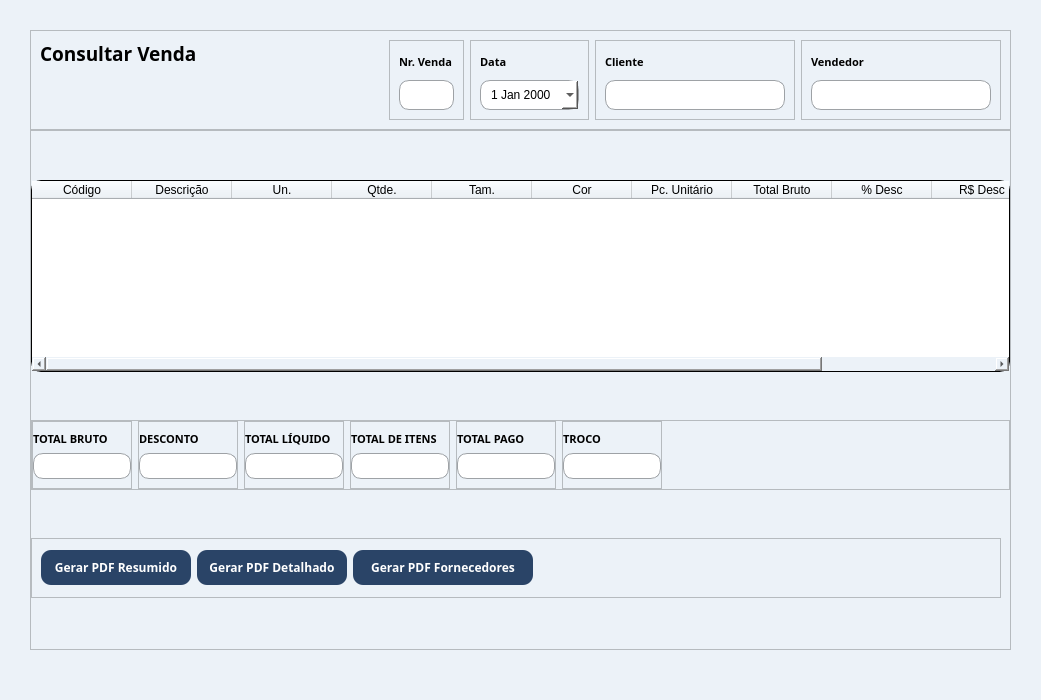
<?xml version="1.0" encoding="UTF-8"?>
<ui version="4.0">
 <class>VendasEdit</class>
 <widget class="QWidget" name="VendasEdit">
  <property name="geometry">
   <rect>
    <x>0</x>
    <y>0</y>
    <width>1041</width>
    <height>700</height>
   </rect>
  </property>
  <property name="minimumSize">
   <size>
    <width>900</width>
    <height>700</height>
   </size>
  </property>
  <property name="windowTitle">
   <string>Form</string>
  </property>
  <property name="styleSheet">
   <string notr="true">QWidget{
	background-color: rgb(236, 242, 248);
}
</string>
  </property>
  <layout class="QGridLayout" name="gridLayout">
   <property name="leftMargin">
    <number>30</number>
   </property>
   <property name="topMargin">
    <number>30</number>
   </property>
   <property name="rightMargin">
    <number>30</number>
   </property>
   <property name="bottomMargin">
    <number>30</number>
   </property>
   <property name="spacing">
    <number>0</number>
   </property>
   <item row="0" column="0">
    <widget class="QFrame" name="frame_5">
     <property name="sizePolicy">
      <sizepolicy hsizetype="Preferred" vsizetype="Expanding">
       <horstretch>0</horstretch>
       <verstretch>0</verstretch>
      </sizepolicy>
     </property>
     <property name="maximumSize">
      <size>
       <width>16777215</width>
       <height>100</height>
      </size>
     </property>
     <property name="frameShape">
      <enum>QFrame::StyledPanel</enum>
     </property>
     <property name="frameShadow">
      <enum>QFrame::Raised</enum>
     </property>
     <layout class="QGridLayout" name="gridLayout_4">
      <item row="0" column="0">
       <widget class="QLabel" name="label_3">
        <property name="sizePolicy">
         <sizepolicy hsizetype="Expanding" vsizetype="Preferred">
          <horstretch>0</horstretch>
          <verstretch>0</verstretch>
         </sizepolicy>
        </property>
        <property name="maximumSize">
         <size>
          <width>300</width>
          <height>16777215</height>
         </size>
        </property>
        <property name="font">
         <font>
          <family>Raleway</family>
          <pointsize>14</pointsize>
          <weight>75</weight>
          <bold>true</bold>
         </font>
        </property>
        <property name="text">
         <string>Consultar Venda</string>
        </property>
        <property name="alignment">
         <set>Qt::AlignLeading|Qt::AlignLeft|Qt::AlignTop</set>
        </property>
       </widget>
      </item>
      <item row="0" column="1">
       <spacer name="horizontalSpacer_4">
        <property name="orientation">
         <enum>Qt::Horizontal</enum>
        </property>
        <property name="sizeHint" stdset="0">
         <size>
          <width>40</width>
          <height>20</height>
         </size>
        </property>
       </spacer>
      </item>
      <item row="0" column="3">
       <widget class="QFrame" name="frame_13">
        <property name="minimumSize">
         <size>
          <width>0</width>
          <height>70</height>
         </size>
        </property>
        <property name="maximumSize">
         <size>
          <width>150</width>
          <height>16777215</height>
         </size>
        </property>
        <property name="frameShape">
         <enum>QFrame::StyledPanel</enum>
        </property>
        <property name="frameShadow">
         <enum>QFrame::Raised</enum>
        </property>
        <layout class="QGridLayout" name="gridLayout_12">
         <item row="0" column="0">
          <widget class="QLabel" name="label_10">
           <property name="font">
            <font>
             <family>Raleway</family>
             <pointsize>8</pointsize>
             <weight>75</weight>
             <bold>true</bold>
            </font>
           </property>
           <property name="text">
            <string>Data</string>
           </property>
          </widget>
         </item>
         <item row="1" column="0">
          <widget class="QDateEdit" name="input_data_2">
           <property name="minimumSize">
            <size>
             <width>0</width>
             <height>30</height>
            </size>
           </property>
           <property name="maximumSize">
            <size>
             <width>16777215</width>
             <height>30</height>
            </size>
           </property>
           <property name="styleSheet">
            <string notr="true">QDateEdit {
	background-color:white;
	border-radius: 10px;
	border: 1px solid rgb(158, 162, 166);
	padding-left: 8px;
}</string>
           </property>
           <property name="readOnly">
            <bool>true</bool>
           </property>
           <property name="calendarPopup">
            <bool>true</bool>
           </property>
          </widget>
         </item>
        </layout>
       </widget>
      </item>
      <item row="0" column="5">
       <widget class="QFrame" name="frame_12">
        <property name="minimumSize">
         <size>
          <width>200</width>
          <height>70</height>
         </size>
        </property>
        <property name="maximumSize">
         <size>
          <width>200</width>
          <height>16777215</height>
         </size>
        </property>
        <property name="frameShape">
         <enum>QFrame::StyledPanel</enum>
        </property>
        <property name="frameShadow">
         <enum>QFrame::Raised</enum>
        </property>
        <layout class="QGridLayout" name="gridLayout_11">
         <item row="1" column="0">
          <widget class="QLineEdit" name="input_cliente">
           <property name="sizePolicy">
            <sizepolicy hsizetype="Expanding" vsizetype="Expanding">
             <horstretch>0</horstretch>
             <verstretch>0</verstretch>
            </sizepolicy>
           </property>
           <property name="maximumSize">
            <size>
             <width>16777215</width>
             <height>30</height>
            </size>
           </property>
           <property name="font">
            <font>
             <family>Raleway</family>
            </font>
           </property>
           <property name="styleSheet">
            <string notr="true">QLineEdit {
	background-color:white;
	border-radius: 10px;
	border: 1px solid rgb(158, 162, 166);
	padding-left: 20px;
}</string>
           </property>
           <property name="readOnly">
            <bool>true</bool>
           </property>
          </widget>
         </item>
         <item row="0" column="0">
          <widget class="QLabel" name="label_9">
           <property name="font">
            <font>
             <family>Raleway</family>
             <pointsize>8</pointsize>
             <weight>75</weight>
             <bold>true</bold>
            </font>
           </property>
           <property name="text">
            <string>Cliente</string>
           </property>
          </widget>
         </item>
        </layout>
       </widget>
      </item>
      <item row="0" column="2">
       <widget class="QFrame" name="frame_14">
        <property name="sizePolicy">
         <sizepolicy hsizetype="Expanding" vsizetype="Preferred">
          <horstretch>0</horstretch>
          <verstretch>0</verstretch>
         </sizepolicy>
        </property>
        <property name="minimumSize">
         <size>
          <width>75</width>
          <height>70</height>
         </size>
        </property>
        <property name="maximumSize">
         <size>
          <width>75</width>
          <height>16777215</height>
         </size>
        </property>
        <property name="frameShape">
         <enum>QFrame::StyledPanel</enum>
        </property>
        <property name="frameShadow">
         <enum>QFrame::Raised</enum>
        </property>
        <layout class="QGridLayout" name="gridLayout_20">
         <item row="0" column="0">
          <widget class="QLabel" name="label_17">
           <property name="font">
            <font>
             <family>Raleway</family>
             <pointsize>8</pointsize>
             <weight>75</weight>
             <bold>true</bold>
            </font>
           </property>
           <property name="text">
            <string>Nr. Venda</string>
           </property>
          </widget>
         </item>
         <item row="1" column="0">
          <widget class="QLineEdit" name="input_nrVenda_2">
           <property name="sizePolicy">
            <sizepolicy hsizetype="Expanding" vsizetype="Expanding">
             <horstretch>0</horstretch>
             <verstretch>0</verstretch>
            </sizepolicy>
           </property>
           <property name="maximumSize">
            <size>
             <width>16777215</width>
             <height>30</height>
            </size>
           </property>
           <property name="font">
            <font>
             <family>Raleway</family>
            </font>
           </property>
           <property name="styleSheet">
            <string notr="true">QLineEdit {
	background-color:white;
	border-radius: 10px;
	border: 1px solid rgb(158, 162, 166);
	padding-left: 20px;
}</string>
           </property>
           <property name="readOnly">
            <bool>true</bool>
           </property>
          </widget>
         </item>
        </layout>
       </widget>
      </item>
      <item row="0" column="6">
       <widget class="QFrame" name="frame_15">
        <property name="minimumSize">
         <size>
          <width>200</width>
          <height>70</height>
         </size>
        </property>
        <property name="maximumSize">
         <size>
          <width>200</width>
          <height>16777215</height>
         </size>
        </property>
        <property name="frameShape">
         <enum>QFrame::StyledPanel</enum>
        </property>
        <property name="frameShadow">
         <enum>QFrame::Raised</enum>
        </property>
        <layout class="QGridLayout" name="gridLayout_22">
         <item row="1" column="0">
          <widget class="QLineEdit" name="input_vendedor">
           <property name="sizePolicy">
            <sizepolicy hsizetype="Expanding" vsizetype="Expanding">
             <horstretch>0</horstretch>
             <verstretch>0</verstretch>
            </sizepolicy>
           </property>
           <property name="maximumSize">
            <size>
             <width>16777215</width>
             <height>30</height>
            </size>
           </property>
           <property name="font">
            <font>
             <family>Raleway</family>
            </font>
           </property>
           <property name="styleSheet">
            <string notr="true">QLineEdit {
	background-color:white;
	border-radius: 10px;
	border: 1px solid rgb(158, 162, 166);
	padding-left: 20px;
}</string>
           </property>
           <property name="readOnly">
            <bool>true</bool>
           </property>
          </widget>
         </item>
         <item row="0" column="0">
          <widget class="QLabel" name="label_19">
           <property name="font">
            <font>
             <family>Raleway</family>
             <pointsize>8</pointsize>
             <weight>75</weight>
             <bold>true</bold>
            </font>
           </property>
           <property name="text">
            <string>Vendedor</string>
           </property>
          </widget>
         </item>
        </layout>
       </widget>
      </item>
     </layout>
    </widget>
   </item>
   <item row="1" column="0">
    <widget class="QFrame" name="frame_8">
     <property name="frameShape">
      <enum>QFrame::StyledPanel</enum>
     </property>
     <property name="frameShadow">
      <enum>QFrame::Raised</enum>
     </property>
     <layout class="QGridLayout" name="gridLayout_9">
      <property name="leftMargin">
       <number>0</number>
      </property>
      <property name="rightMargin">
       <number>0</number>
      </property>
      <property name="horizontalSpacing">
       <number>9</number>
      </property>
      <property name="verticalSpacing">
       <number>8</number>
      </property>
      <item row="0" column="0" colspan="2">
       <widget class="QTableWidget" name="table">
        <property name="sizePolicy">
         <sizepolicy hsizetype="Expanding" vsizetype="Maximum">
          <horstretch>0</horstretch>
          <verstretch>0</verstretch>
         </sizepolicy>
        </property>
        <property name="minimumSize">
         <size>
          <width>0</width>
          <height>100</height>
         </size>
        </property>
        <property name="font">
         <font>
          <family>Raleway</family>
          <weight>75</weight>
          <bold>true</bold>
         </font>
        </property>
        <property name="styleSheet">
         <string notr="true">QTableWidget{
	background-color: rgb(255, 255, 255);
	border-radius: 10px;
	border: 1px solid black;
}</string>
        </property>
        <property name="editTriggers">
         <set>QAbstractItemView::DoubleClicked</set>
        </property>
        <attribute name="horizontalHeaderCascadingSectionResizes">
         <bool>false</bool>
        </attribute>
        <attribute name="horizontalHeaderStretchLastSection">
         <bool>true</bool>
        </attribute>
        <attribute name="verticalHeaderVisible">
         <bool>false</bool>
        </attribute>
        <column>
         <property name="text">
          <string>Código</string>
         </property>
        </column>
        <column>
         <property name="text">
          <string>Descrição</string>
         </property>
        </column>
        <column>
         <property name="text">
          <string>Un.</string>
         </property>
        </column>
        <column>
         <property name="text">
          <string>Qtde.</string>
         </property>
        </column>
        <column>
         <property name="text">
          <string>Tam.</string>
         </property>
        </column>
        <column>
         <property name="text">
          <string>Cor</string>
         </property>
        </column>
        <column>
         <property name="text">
          <string>Pc. Unitário</string>
         </property>
        </column>
        <column>
         <property name="text">
          <string>Total Bruto</string>
         </property>
        </column>
        <column>
         <property name="text">
          <string>% Desc</string>
         </property>
        </column>
        <column>
         <property name="text">
          <string>R$ Desc</string>
         </property>
        </column>
        <column>
         <property name="text">
          <string>Total Líquido</string>
         </property>
        </column>
       </widget>
      </item>
      <item row="1" column="0" colspan="2">
       <widget class="QFrame" name="frame_22">
        <property name="sizePolicy">
         <sizepolicy hsizetype="Preferred" vsizetype="Expanding">
          <horstretch>0</horstretch>
          <verstretch>0</verstretch>
         </sizepolicy>
        </property>
        <property name="minimumSize">
         <size>
          <width>0</width>
          <height>70</height>
         </size>
        </property>
        <property name="maximumSize">
         <size>
          <width>16777215</width>
          <height>70</height>
         </size>
        </property>
        <property name="frameShape">
         <enum>QFrame::StyledPanel</enum>
        </property>
        <property name="frameShadow">
         <enum>QFrame::Raised</enum>
        </property>
        <layout class="QGridLayout" name="gridLayout_19">
         <property name="leftMargin">
          <number>0</number>
         </property>
         <property name="topMargin">
          <number>0</number>
         </property>
         <property name="rightMargin">
          <number>0</number>
         </property>
         <property name="bottomMargin">
          <number>0</number>
         </property>
         <item row="0" column="5">
          <widget class="QFrame" name="frame_21">
           <property name="maximumSize">
            <size>
             <width>100</width>
             <height>70</height>
            </size>
           </property>
           <property name="frameShape">
            <enum>QFrame::StyledPanel</enum>
           </property>
           <property name="frameShadow">
            <enum>QFrame::Raised</enum>
           </property>
           <layout class="QGridLayout" name="gridLayout_18">
            <property name="leftMargin">
             <number>0</number>
            </property>
            <property name="topMargin">
             <number>9</number>
            </property>
            <property name="rightMargin">
             <number>0</number>
            </property>
            <item row="0" column="0">
             <widget class="QLabel" name="label_16">
              <property name="font">
               <font>
                <family>Raleway</family>
                <pointsize>8</pointsize>
                <weight>75</weight>
                <bold>true</bold>
               </font>
              </property>
              <property name="text">
               <string>TROCO</string>
              </property>
             </widget>
            </item>
            <item row="1" column="0">
             <widget class="QLineEdit" name="input_troco">
              <property name="sizePolicy">
               <sizepolicy hsizetype="Expanding" vsizetype="Expanding">
                <horstretch>0</horstretch>
                <verstretch>0</verstretch>
               </sizepolicy>
              </property>
              <property name="maximumSize">
               <size>
                <width>16777215</width>
                <height>30</height>
               </size>
              </property>
              <property name="font">
               <font>
                <family>Raleway</family>
               </font>
              </property>
              <property name="styleSheet">
               <string notr="true">QLineEdit {
	background-color:white;
	border-radius: 10px;
	border: 1px solid rgb(158, 162, 166);
	padding-left: 20px;
}</string>
              </property>
              <property name="readOnly">
               <bool>true</bool>
              </property>
             </widget>
            </item>
           </layout>
          </widget>
         </item>
         <item row="0" column="3">
          <widget class="QFrame" name="frame_19">
           <property name="maximumSize">
            <size>
             <width>100</width>
             <height>70</height>
            </size>
           </property>
           <property name="frameShape">
            <enum>QFrame::StyledPanel</enum>
           </property>
           <property name="frameShadow">
            <enum>QFrame::Raised</enum>
           </property>
           <layout class="QGridLayout" name="gridLayout_16">
            <property name="leftMargin">
             <number>0</number>
            </property>
            <property name="topMargin">
             <number>9</number>
            </property>
            <property name="rightMargin">
             <number>0</number>
            </property>
            <item row="0" column="0">
             <widget class="QLabel" name="label_14">
              <property name="font">
               <font>
                <family>Raleway</family>
                <pointsize>8</pointsize>
                <weight>75</weight>
                <bold>true</bold>
               </font>
              </property>
              <property name="text">
               <string>TOTAL DE ITENS</string>
              </property>
             </widget>
            </item>
            <item row="1" column="0">
             <widget class="QLineEdit" name="input_totalItem">
              <property name="sizePolicy">
               <sizepolicy hsizetype="Expanding" vsizetype="Expanding">
                <horstretch>0</horstretch>
                <verstretch>0</verstretch>
               </sizepolicy>
              </property>
              <property name="maximumSize">
               <size>
                <width>16777215</width>
                <height>30</height>
               </size>
              </property>
              <property name="font">
               <font>
                <family>Raleway</family>
               </font>
              </property>
              <property name="styleSheet">
               <string notr="true">QLineEdit {
	background-color:white;
	border-radius: 10px;
	border: 1px solid rgb(158, 162, 166);
	padding-left: 20px;
}</string>
              </property>
              <property name="readOnly">
               <bool>true</bool>
              </property>
             </widget>
            </item>
           </layout>
          </widget>
         </item>
         <item row="0" column="0">
          <widget class="QFrame" name="frame_16">
           <property name="maximumSize">
            <size>
             <width>100</width>
             <height>70</height>
            </size>
           </property>
           <property name="frameShape">
            <enum>QFrame::StyledPanel</enum>
           </property>
           <property name="frameShadow">
            <enum>QFrame::Raised</enum>
           </property>
           <layout class="QGridLayout" name="gridLayout_13">
            <property name="leftMargin">
             <number>0</number>
            </property>
            <property name="topMargin">
             <number>9</number>
            </property>
            <property name="rightMargin">
             <number>0</number>
            </property>
            <item row="0" column="0">
             <widget class="QLabel" name="label_11">
              <property name="font">
               <font>
                <family>Raleway</family>
                <pointsize>8</pointsize>
                <weight>75</weight>
                <bold>true</bold>
               </font>
              </property>
              <property name="text">
               <string>TOTAL BRUTO</string>
              </property>
             </widget>
            </item>
            <item row="1" column="0">
             <widget class="QLineEdit" name="input_totalBruto">
              <property name="sizePolicy">
               <sizepolicy hsizetype="Expanding" vsizetype="Expanding">
                <horstretch>0</horstretch>
                <verstretch>0</verstretch>
               </sizepolicy>
              </property>
              <property name="maximumSize">
               <size>
                <width>16777215</width>
                <height>30</height>
               </size>
              </property>
              <property name="font">
               <font>
                <family>Raleway</family>
               </font>
              </property>
              <property name="styleSheet">
               <string notr="true">QLineEdit {
	background-color:white;
	border-radius: 10px;
	border: 1px solid rgb(158, 162, 166);
	padding-left: 20px;
}</string>
              </property>
              <property name="readOnly">
               <bool>true</bool>
              </property>
             </widget>
            </item>
           </layout>
          </widget>
         </item>
         <item row="0" column="1">
          <widget class="QFrame" name="frame_17">
           <property name="maximumSize">
            <size>
             <width>100</width>
             <height>70</height>
            </size>
           </property>
           <property name="frameShape">
            <enum>QFrame::StyledPanel</enum>
           </property>
           <property name="frameShadow">
            <enum>QFrame::Raised</enum>
           </property>
           <layout class="QGridLayout" name="gridLayout_14">
            <property name="leftMargin">
             <number>0</number>
            </property>
            <property name="topMargin">
             <number>9</number>
            </property>
            <property name="rightMargin">
             <number>0</number>
            </property>
            <item row="0" column="0">
             <widget class="QLabel" name="label_12">
              <property name="font">
               <font>
                <family>Raleway</family>
                <pointsize>8</pointsize>
                <weight>75</weight>
                <bold>true</bold>
               </font>
              </property>
              <property name="text">
               <string>DESCONTO</string>
              </property>
             </widget>
            </item>
            <item row="1" column="0">
             <widget class="QLineEdit" name="input_desconto">
              <property name="sizePolicy">
               <sizepolicy hsizetype="Expanding" vsizetype="Expanding">
                <horstretch>0</horstretch>
                <verstretch>0</verstretch>
               </sizepolicy>
              </property>
              <property name="maximumSize">
               <size>
                <width>16777215</width>
                <height>30</height>
               </size>
              </property>
              <property name="font">
               <font>
                <family>Raleway</family>
               </font>
              </property>
              <property name="styleSheet">
               <string notr="true">QLineEdit {
	background-color:white;
	border-radius: 10px;
	border: 1px solid rgb(158, 162, 166);
	padding-left: 20px;
}</string>
              </property>
              <property name="readOnly">
               <bool>true</bool>
              </property>
             </widget>
            </item>
           </layout>
          </widget>
         </item>
         <item row="0" column="2">
          <widget class="QFrame" name="frame_18">
           <property name="maximumSize">
            <size>
             <width>100</width>
             <height>70</height>
            </size>
           </property>
           <property name="frameShape">
            <enum>QFrame::StyledPanel</enum>
           </property>
           <property name="frameShadow">
            <enum>QFrame::Raised</enum>
           </property>
           <layout class="QGridLayout" name="gridLayout_15">
            <property name="leftMargin">
             <number>0</number>
            </property>
            <property name="topMargin">
             <number>9</number>
            </property>
            <property name="rightMargin">
             <number>0</number>
            </property>
            <item row="0" column="0">
             <widget class="QLabel" name="label_13">
              <property name="font">
               <font>
                <family>Raleway</family>
                <pointsize>8</pointsize>
                <weight>75</weight>
                <bold>true</bold>
               </font>
              </property>
              <property name="text">
               <string>TOTAL LÍQUIDO</string>
              </property>
             </widget>
            </item>
            <item row="1" column="0">
             <widget class="QLineEdit" name="input_totalLiquido">
              <property name="sizePolicy">
               <sizepolicy hsizetype="Expanding" vsizetype="Expanding">
                <horstretch>0</horstretch>
                <verstretch>0</verstretch>
               </sizepolicy>
              </property>
              <property name="maximumSize">
               <size>
                <width>16777215</width>
                <height>30</height>
               </size>
              </property>
              <property name="font">
               <font>
                <family>Raleway</family>
               </font>
              </property>
              <property name="styleSheet">
               <string notr="true">QLineEdit {
	background-color:white;
	border-radius: 10px;
	border: 1px solid rgb(158, 162, 166);
	padding-left: 20px;
}</string>
              </property>
              <property name="readOnly">
               <bool>true</bool>
              </property>
             </widget>
            </item>
           </layout>
          </widget>
         </item>
         <item row="0" column="4">
          <widget class="QFrame" name="frame_20">
           <property name="maximumSize">
            <size>
             <width>100</width>
             <height>70</height>
            </size>
           </property>
           <property name="frameShape">
            <enum>QFrame::StyledPanel</enum>
           </property>
           <property name="frameShadow">
            <enum>QFrame::Raised</enum>
           </property>
           <layout class="QGridLayout" name="gridLayout_17">
            <property name="leftMargin">
             <number>0</number>
            </property>
            <property name="topMargin">
             <number>9</number>
            </property>
            <property name="rightMargin">
             <number>0</number>
            </property>
            <item row="0" column="0">
             <widget class="QLabel" name="label_15">
              <property name="font">
               <font>
                <family>Raleway</family>
                <pointsize>8</pointsize>
                <weight>75</weight>
                <bold>true</bold>
               </font>
              </property>
              <property name="text">
               <string>TOTAL PAGO</string>
              </property>
             </widget>
            </item>
            <item row="1" column="0">
             <widget class="QLineEdit" name="input_totalPago">
              <property name="sizePolicy">
               <sizepolicy hsizetype="Expanding" vsizetype="Expanding">
                <horstretch>0</horstretch>
                <verstretch>0</verstretch>
               </sizepolicy>
              </property>
              <property name="maximumSize">
               <size>
                <width>16777215</width>
                <height>30</height>
               </size>
              </property>
              <property name="font">
               <font>
                <family>Raleway</family>
               </font>
              </property>
              <property name="styleSheet">
               <string notr="true">QLineEdit {
	background-color:white;
	border-radius: 10px;
	border: 1px solid rgb(158, 162, 166);
	padding-left: 20px;
}</string>
              </property>
              <property name="readOnly">
               <bool>true</bool>
              </property>
             </widget>
            </item>
           </layout>
          </widget>
         </item>
         <item row="0" column="6">
          <spacer name="horizontalSpacer_6">
           <property name="orientation">
            <enum>Qt::Horizontal</enum>
           </property>
           <property name="sizeHint" stdset="0">
            <size>
             <width>40</width>
             <height>20</height>
            </size>
           </property>
          </spacer>
         </item>
        </layout>
       </widget>
      </item>
      <item row="2" column="0">
       <widget class="QFrame" name="frame_7">
        <property name="sizePolicy">
         <sizepolicy hsizetype="Preferred" vsizetype="Expanding">
          <horstretch>0</horstretch>
          <verstretch>0</verstretch>
         </sizepolicy>
        </property>
        <property name="maximumSize">
         <size>
          <width>16777215</width>
          <height>60</height>
         </size>
        </property>
        <property name="styleSheet">
         <string notr="true">
QPushButton {
	border-radius: 10px;
	border: none;
	background-color: rgb(42, 68, 103);
	color: white;
}

QPushButton:hover{
	background-color: rgb(67, 110, 165);
}

QPushButton:pressed{
	background-color: rgb(51, 83, 126);
}</string>
        </property>
        <property name="frameShape">
         <enum>QFrame::StyledPanel</enum>
        </property>
        <property name="frameShadow">
         <enum>QFrame::Raised</enum>
        </property>
        <layout class="QHBoxLayout" name="horizontalLayout_3">
         <item>
          <widget class="QPushButton" name="btn_relatorio">
           <property name="sizePolicy">
            <sizepolicy hsizetype="Expanding" vsizetype="Fixed">
             <horstretch>0</horstretch>
             <verstretch>0</verstretch>
            </sizepolicy>
           </property>
           <property name="minimumSize">
            <size>
             <width>0</width>
             <height>35</height>
            </size>
           </property>
           <property name="maximumSize">
            <size>
             <width>150</width>
             <height>35</height>
            </size>
           </property>
           <property name="font">
            <font>
             <family>Raleway</family>
             <pointsize>9</pointsize>
             <weight>75</weight>
             <bold>true</bold>
            </font>
           </property>
           <property name="styleSheet">
            <string notr="true"/>
           </property>
           <property name="text">
            <string>Gerar PDF Resumido</string>
           </property>
          </widget>
         </item>
         <item>
          <widget class="QPushButton" name="btn_relatorio_full">
           <property name="sizePolicy">
            <sizepolicy hsizetype="Expanding" vsizetype="Fixed">
             <horstretch>0</horstretch>
             <verstretch>0</verstretch>
            </sizepolicy>
           </property>
           <property name="minimumSize">
            <size>
             <width>0</width>
             <height>35</height>
            </size>
           </property>
           <property name="maximumSize">
            <size>
             <width>150</width>
             <height>35</height>
            </size>
           </property>
           <property name="font">
            <font>
             <family>Raleway</family>
             <pointsize>9</pointsize>
             <weight>75</weight>
             <bold>true</bold>
            </font>
           </property>
           <property name="styleSheet">
            <string notr="true"/>
           </property>
           <property name="text">
            <string>Gerar PDF Detalhado</string>
           </property>
          </widget>
         </item>
         <item>
          <widget class="QPushButton" name="btn_relatorioFornecedores">
           <property name="sizePolicy">
            <sizepolicy hsizetype="Expanding" vsizetype="Fixed">
             <horstretch>0</horstretch>
             <verstretch>0</verstretch>
            </sizepolicy>
           </property>
           <property name="minimumSize">
            <size>
             <width>0</width>
             <height>35</height>
            </size>
           </property>
           <property name="maximumSize">
            <size>
             <width>180</width>
             <height>35</height>
            </size>
           </property>
           <property name="font">
            <font>
             <family>Raleway</family>
             <pointsize>9</pointsize>
             <weight>75</weight>
             <bold>true</bold>
            </font>
           </property>
           <property name="styleSheet">
            <string notr="true"/>
           </property>
           <property name="text">
            <string>Gerar PDF Fornecedores</string>
           </property>
          </widget>
         </item>
         <item>
          <spacer name="horizontalSpacer_5">
           <property name="orientation">
            <enum>Qt::Horizontal</enum>
           </property>
           <property name="sizeHint" stdset="0">
            <size>
             <width>40</width>
             <height>20</height>
            </size>
           </property>
          </spacer>
         </item>
        </layout>
       </widget>
      </item>
     </layout>
    </widget>
   </item>
   <item row="2" column="0">
    <spacer name="horizontalSpacer_3">
     <property name="orientation">
      <enum>Qt::Horizontal</enum>
     </property>
     <property name="sizeHint" stdset="0">
      <size>
       <width>40</width>
       <height>20</height>
      </size>
     </property>
    </spacer>
   </item>
  </layout>
 </widget>
 <resources>
  <include location="resource.qrc"/>
 </resources>
 <connections/>
</ui>
